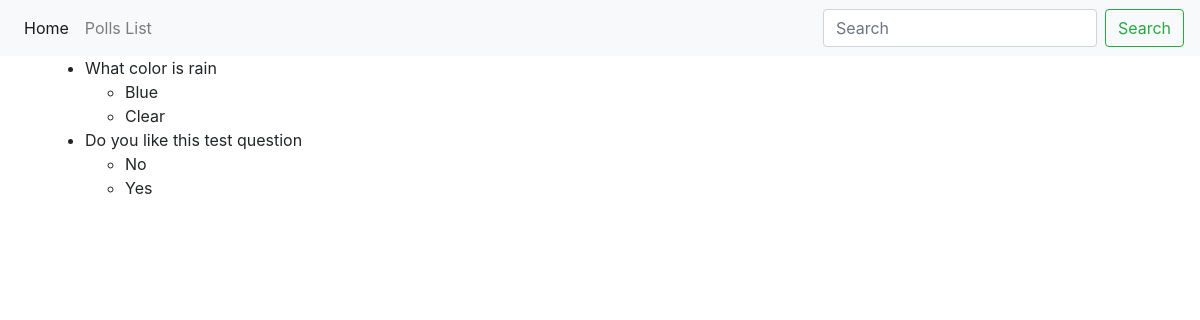
The app's page /polls/list/, older data.
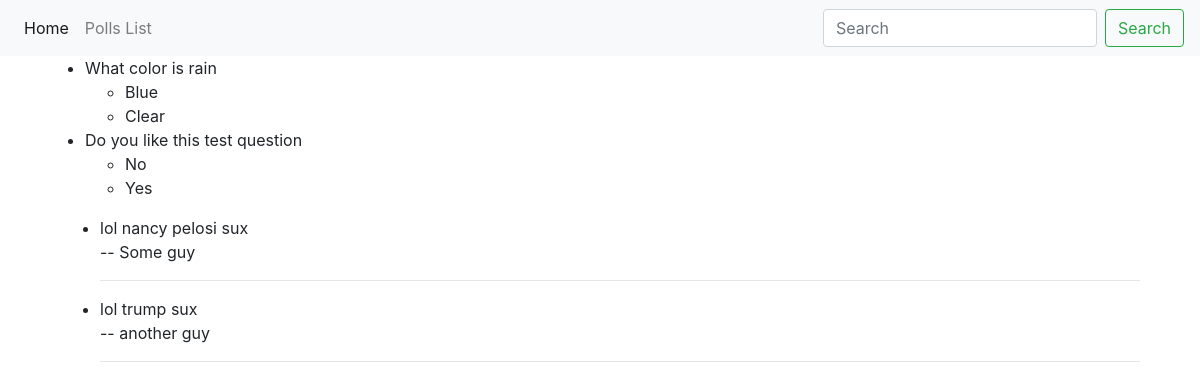
The same page, newer data.
### polls/models.py (models this page shows, shortened)
class Poll(models.Model):
	text = models.CharField(max_length=255)
	pub_date = models.DateField()
	def __str__(self):
		return self.text

class Choice(models.Model):
	question = models.ForeignKey(Poll, on_delete=models.CASCADE)
	choice_text = models.CharField(max_length=255)
	votes = models.IntegerField(default=0)

class Newspaper(models.Model):
	article = models.TextField(max_length=650)
	reporter = models.CharField(max_length=100)
	name = models.CharField(max_length=200)

### polls/views.py (the view)
# urls.py: path('list/', views.polls_list, name='list')
def polls_list(request):
	polls = Poll.objects.all()
	newspaper = Newspaper.objects.all()
	context = { 'polls': polls, 'newspaper': newspaper }
	return render(request, 'polls/pollslist.html', context)

### polls/templates/polls/pollslist.html
{% extends 'base.html' %}
{% load static %}
{% block content %}
<div class="container">
	<ul>
	{% for poll in polls  %}
	<li> {{ poll }} </li>
		<ul>
			{% for choice in poll.choice_set.all %}
			<li> {{ choice.choice_text }} </li>
			{% endfor %}
		</ul>
	{% endfor %}
	</ul>
<div class="container">
	<ul>
	{% for x in newspaper %}
		<li>
		{{ x.article }}
		<br>--
		{{ x.reporter }}
		<hr>
		</li>
	{% endfor %}
	</ul>
</div>
</div>
{% endblock %}

### templates/base.html (shortened to what this page needs)
<!DOCTYPE HTML>
{% load static %}
<html lang='en'>
<head>
		<link rel="stylesheet" href="https://stackpath.bootstrapcdn.com/bootstrap/4.1.3/css/bootstrap.min.css">
</head>
<body>
{% include 'includes/navbar.html' %}
{% block content %}
{% endblock %}
 </body>
</html>

### templates/includes/navbar.html (shortened to what this page needs)
<nav class="navbar navbar-expand-lg navbar-light bg-light">
  <div class="collapse navbar-collapse" id="navbarNavDropdown">
    <ul class="navbar-nav">
      <li class="nav-item active">
        <a class="nav-link" href="{% url 'home' %}">Home <span class="sr-only">(current)</span></a>
      </li>
      <li class="nav-item">
        <a class="nav-link" href="{% url 'polls:list' %}">Polls List</a>
      </li>
    </ul>
  </div>
    <form class="form-inline">
    <input class="form-control mr-sm-2" type="search" placeholder="Search" aria-label="Search">
    <button class="btn btn-outline-success my-2 my-sm-0" type="submit">Search</button>
  </form>
</nav>

Row changes from the older to the newer data that the page shows:
added Newspaper: article "lol nancy pelosi sux", reporter "Some guy"
added Newspaper: article "lol trump sux", reporter "another guy"
